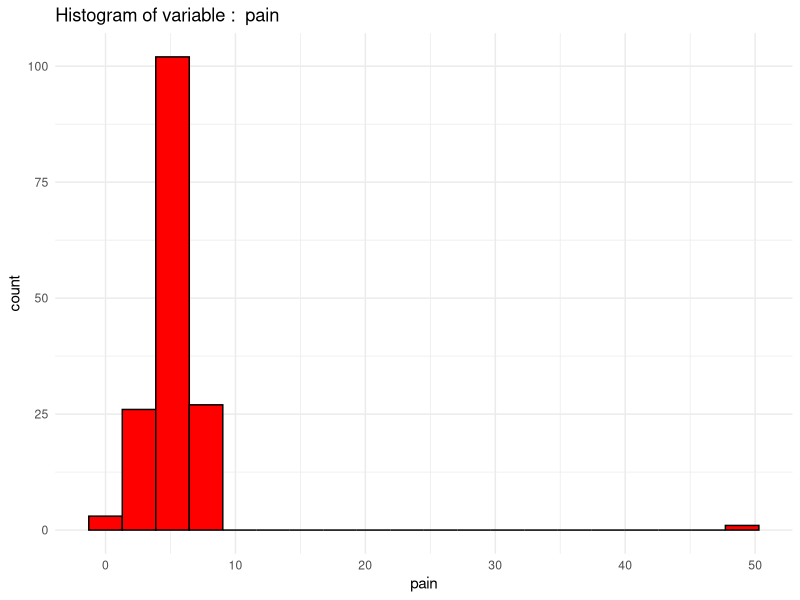
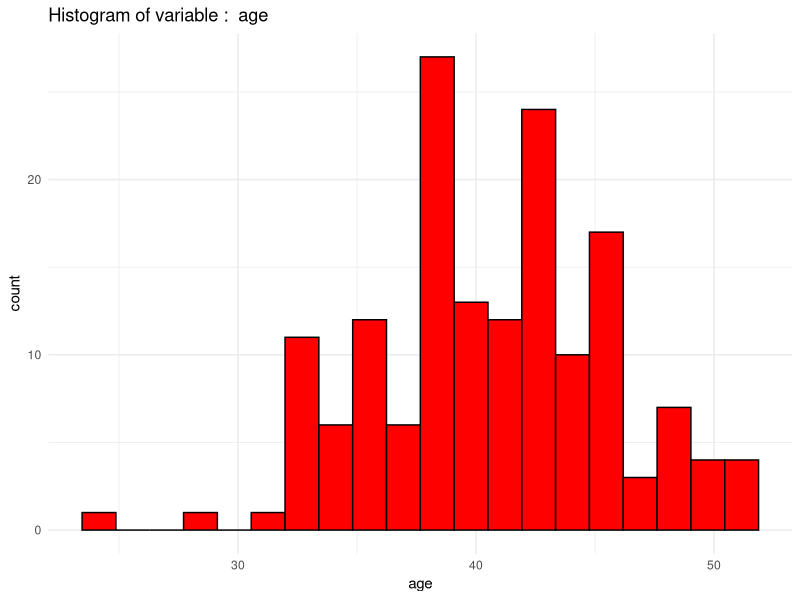
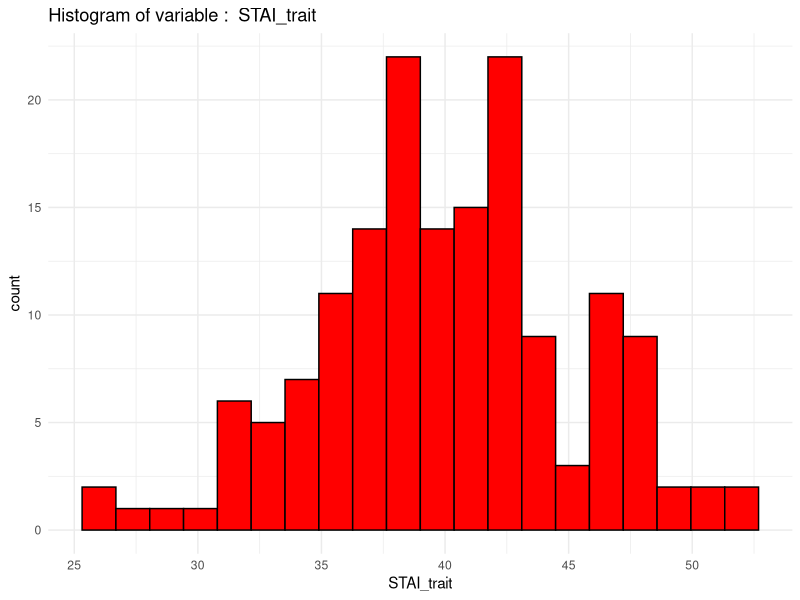
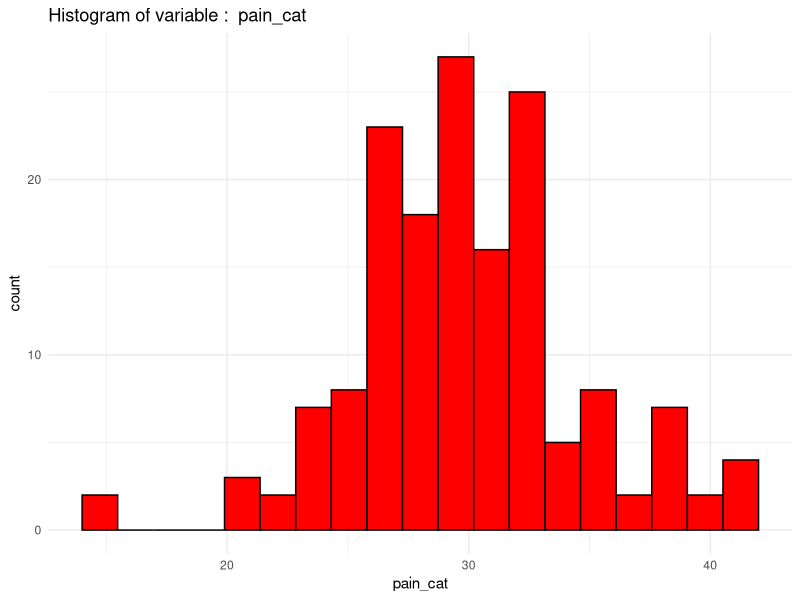
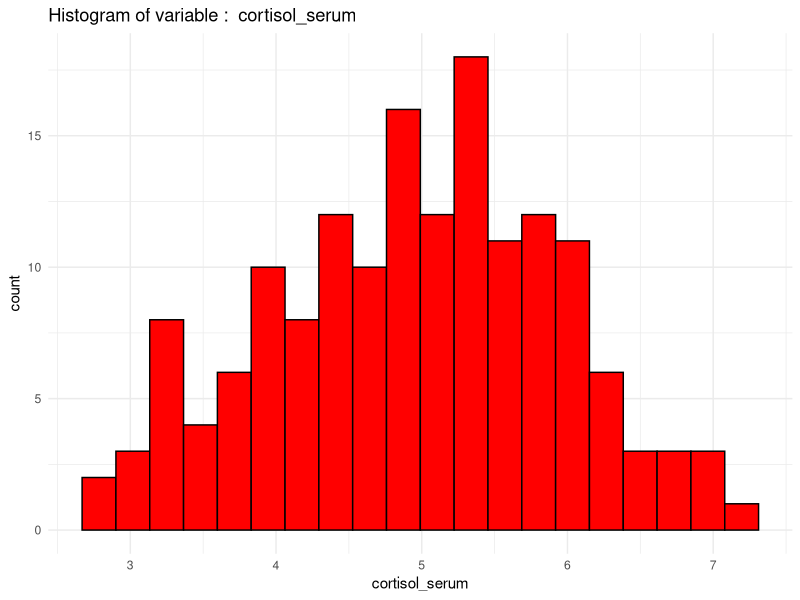
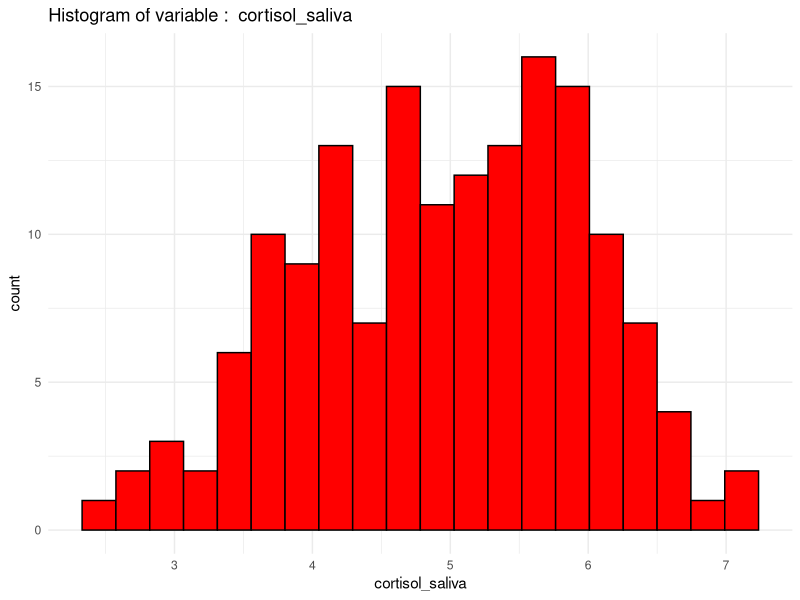
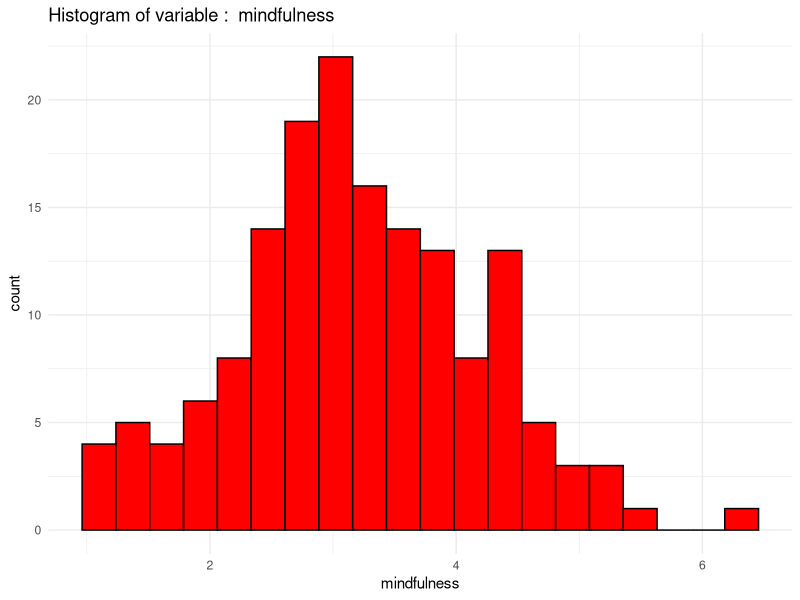
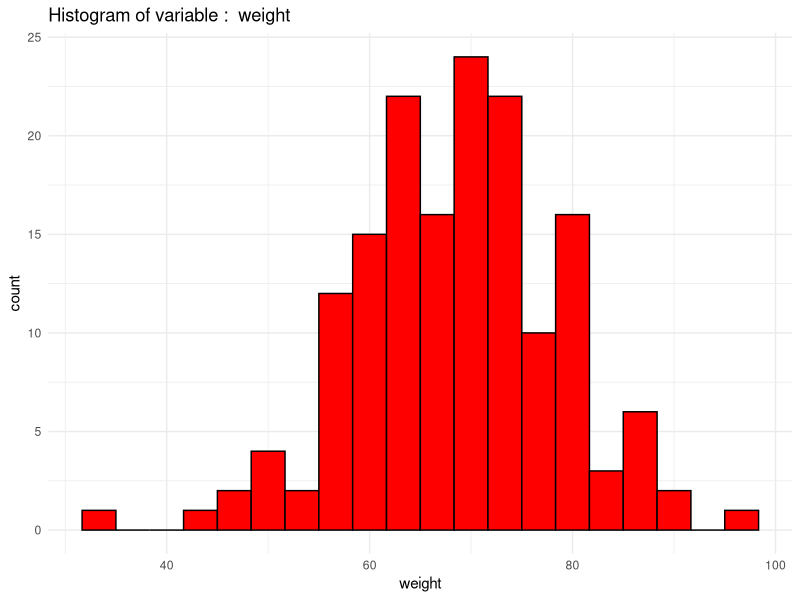

The R source for these figures, in order:
## ---- chunk 1
#data downloaded from database then saved as .csv file

#defining directory
working_directory <- 'C:/Users/Hegedüs Anna/Documents/Fall-2024'
setwd(working_directory)    #set working directory

#loading in data
data <- read.csv('assignment_3_dataset.csv',  header=T, sep=';', dec = ',')
## ---- chunk 2
library(ggplot2)
library(dplyr)
library(corrplot)




#inspections
str(data)  #numeric variables OK
dim(data)  #160 sample OK
summary(data) #pain max is wrong, mindfullness max is wrong

#defining age as a binary variable is advicable
#checking the two genders:
two_gend <- unique(data$sex)
print(two_gend)

#there is a woman - two choice, omitting or rewriting, i chose the 1st one (cannot be trusted)
data <- data[data$sex%in%c('female', 'male'), ]
data$gender_binary <- ifelse(data$sex == 'male', 1, 0) #male == 1, female == 0, assumption : if model coeff not 0 there is a difference between genders



#cheking for missing values
missing_summary <- colSums(is.na(data))
print(missing_summary) #Good



#visualizing numeric variables as histograms
numeric_vars <- data %>%
  select_if(is.numeric)

for (col in colnames(numeric_vars)) {
  print(col)
  print(ggplot(numeric_vars, aes_string(x = col)) +
    geom_histogram(bins = 20, fill = 'red', color = 'black') +
    labs(title = paste('Histogram of variable : ', col)) +
    theme_minimal()
  )
}
#notes on distributions
#pain does have an outlier
#age margins are far from the middle point and not evenly distributed, so might be outliers
#pain_cat minimum also
#mindfulness one point is above 6, outlier
#the minimum weight can be an outlier

#Creating a correlation matrix and plotting
#this can be more interesting later with the given predictors, note that weight, IQ and houshold_income have low correlations
#gender_binary does have meaningfull correlations thus there is a difference between sex
cor_matrix <- cor(numeric_vars, use = 'complete.obs')
corrplot(cor_matrix, method = 'circle', type = 'lower', tl.cex = 0.8)


## ---- chunk 3

#repeating gender
data <- data[data$sex%in%c('female', 'male'), ]
data$gender_binary <- ifelse(data$sex == 'male', 1, 0) #male == 1, female == 0, asumption : if model coeff not 0

#cutting the pain and mindfulness outlier
data <- data[data$pain < 10, ]
data <- data[data$mindfulness < 6, ]

## ---- chunk 4

#using lm function, and the given predictors
complex_model <- lm(pain ~ age + gender_binary + STAI_trait + pain_cat + mindfulness + cortisol_serum + cortisol_saliva, data = data)

#summary
summary(complex_model)

## ---- chunk 5
#using the advised Cooks distance
cooksd <- cooks.distance(complex_model)

#visualization
plot(cooksd, type = 'h', main = 'Outlier detection', ylab = 'Cooks Distance')
abline(h = 4 / length(data$pain), col = 'red', lty = 2)  # Cutoff line

#influential points (points above dashed line)
influential_points <- which(cooksd > (4 / length(data$pain)))

#defining leverage and visualizing
leverage <- hatvalues(complex_model)
plot(leverage, main = 'Leverage Values', ylab = 'Leverage')
abline(h = 2 * (ncol(model.matrix(complex_model)) / nrow(data)), col = 'blue', lty = 2)  # Cutoff


#check for outliers
# standardization and visualization
std_res <- rstandard(complex_model)
plot(std_res, main = 'Standardized Residuals', ylab = 'Standardized Residuals', ylim = c(-4, 4))
abline(h = c(-3, 3), col = 'green', lty = 2)  # typical outlier range

#no outliers now

#influential points and leverage might be dropped later
#no need of trimming after seeing the result

## ---- chunk 6
#defining the residuals
residuals <- residuals(complex_model)

#plotting (Q - Q plot)
qqnorm(residuals)
qqline(residuals, col = 'red')
#looks fine
## ---- chunk 7
#Doing a scatter plot for the linearity assumption
#This plot needs to show linear or random patterns and no curves
plot(fitted(complex_model), residuals, 
     main = 'scatterplot', 
     xlab = 'fit', 
     ylab = 'residual')

abline(h = 0, col = 'red')

#good for now, but could also use crPlots from car package

## ---- chunk 8
#the plot above can be used, if funnel shape is formed that would indicate a problem, but this does not happen
#cheking with Breusch-Pagan test as well (wiki : is used to test for heteroskedasticity in a linear regression model.)
#wiki : In R, this test is performed by the function ncvTest available in the car package
#interpretation : p < alpha, then heteroscedasticity can occur

#load package
library(car)

#do the test
ncvTest(complex_model)

#p value is bigger than alpha (0.05 chosen)
## ---- chunk 9
#calcilationg variance inflation factor for each predictor (using car)
#interpretation as understood : vif < 3 low multicollinearity; vif > 5 high multicollinearity

vif_values <- vif(complex_model)
vif_values

#cortisol levels have high vif values --> might be because high correlation level
cortisol_corr <- cor.test(data$cortisol_saliva, data$cortisol_serum)
cortisol_corr

#I would just drop one of them...
## ---- chunk 10
#dropping cortisol_salive
#using lm function, and the given predictors
complex_model2 <- lm(pain ~ age + gender_binary + STAI_trait + pain_cat + mindfulness + cortisol_serum, data = data)

#summary
summary(complex_model2)
## ---- chunk 11
#copy pasting

#using the advised Cooks distance
cooksd <- cooks.distance(complex_model2)

#visualization
plot(cooksd, type = 'h', main = 'Outlier detection', ylab = 'Cooks Distance')
abline(h = 4 / length(data$pain), col = 'red', lty = 2)  
#influential points (points above dashed line)
influential_points <- which(cooksd > (4 / length(data$pain)))

#defining leverage and visualizing
leverage <- hatvalues(complex_model2)
plot(leverage, main = 'Leverage Values', ylab = 'Leverage')
abline(h = 2 * (ncol(model.matrix(complex_model)) / nrow(data)), col = 'blue', lty = 2)  # Cutoff


#check for outliers
# standardization and visualization
std_res <- rstandard(complex_model2)
plot(std_res, main = 'Standardized Residuals', ylab = 'Standardized Residuals', ylim = c(-4, 4))
abline(h = c(-3, 3), col = 'green', lty = 2)  # typical outlier range

#no outliers either in this updated model now
#influential points and leverage might be dropped later
## ---- chunk 12
#copy pasting
#defining the residuals

residuals <- residuals(complex_model2)

#plotting (Q - Q plot)
qqnorm(residuals)
qqline(residuals, col = 'red')
#looks fine as well
## ---- chunk 13
#checking in another way
#good for now, but could also use crPlots from car package

crPlots(complex_model2)

#interpretation
#only linear trends should appear (dashed and full line on each other)
#kinda good, maybe age shows some deviance, but it is not much
## ---- chunk 14
#do the test
ncvTest(complex_model2)

#p value is bigger than alpha (0.05 chosen)
## ---- chunk 15
vif_values <- vif(complex_model2)
vif_values

#nice and clean
## ---- chunk 16
simple_model <- lm(pain ~ age + gender_binary , data = data)

#summary
summary(simple_model)


#doing the reports
# Report the results of the simpler model and the more complex model. For both models you should report the model test statistics (adj.R2, F, df, and p value). Also, report the statistics describing the coefficients of the predictors in a table format (unstandardized regression coefficients and 95% confidence intervals, standardized regression coefficients (B and Beta values), and p values).


#For both models you should report the model test statistics (adj.R2, F, df, and p value)
#adjusted R^2
adj_r2_simple <- summary(simple_model)$adj.r.squared
#adj_r2_complex <- summary(complex_model2)$adj.r.squared

# F stats
f_stat_simple <- summary(simple_model)$fstatistic
#f_stat_complex <- summary(complex_model2)$fstatistic

# degrees of freedom from the F stats
fvalue_simple <- f_stat_simple[1]
df1_simple <- f_stat_simple[2]
df2_simple <- f_stat_simple[3]

# fvalue_complex <- f_stat_complex[1]
# df1_complex <- f_stat_complex[2]
# df2_complex <- f_stat_complex[3]

#p values
p_value_simple <- pf(fvalue_simple, df1_simple, df2_simple, lower.tail = FALSE)
#p_value_complex <- pf(fvalue_complex, df1_complex, df2_complex, lower.tail = FALSE)

#printing
cat('Simple Model:\n')
cat('Adjusted R^2:', adj_r2_simple, '\n') #no need of further analysis, terrible value, no correlation
cat('F-statistic:', f_stat_simple, '\n')
cat('Degrees of Freedom:', df1_simple, 'and', df2_simple, '\n')
cat('p-value:', p_value_simple, '\n\n')
#although p value and f value suggest that the model is predictive I would not use it, because of the low r^2 value

# cat('Complex Model:\n')
# cat('Adjusted R^2:', adj_r2_complex, '\n'). #acceptable for psychologial data
# cat('F-statistic:', f_stat_complex, '\n'). #high f value is good
# cat('Degrees of Freedom:', df1_complex, 'and', df2_complex, '\n') #6 predictors (correct) with 157 observations
# cat('p-value:', p_value_complex, '\n'). #the predictive value is significant

#just noticed complex should be in different section, so commenting

#Also, report the statistics describing the coefficients of the predictors in a table format (unstandardized regression coefficients and 95% confidence intervals, standardized regression coefficients (B and Beta values), and p values).

# extract coefficients
unstd_coef <- coef(summary(simple_model))

#define confidence intervals (95%)
conf_int <- confint(simple_model, level = 0.95)

# stardardize the predictors and recompute the model for standardized coefficients
scaled_data <- data
scaled_data$age <- scale(scaled_data$age)
scaled_data$gender_binary <- scale(scaled_data$gender_binary) #do not know if this is meaningful
std_simple_model <- lm(pain ~ age + gender_binary, data = scaled_data)  
std_coef <- coef(std_simple_model) 


# create final table
coef_table <- data.frame(
  Predictor = rownames(unstd_coef),
  `B (Unstandardized)` = unstd_coef[, 'Estimate'],
  `Beta (Standardized)` = c(NA, std_coef[-1]),
  `95% CI (Lower)` = conf_int[, 1],
  `95% CI (Upper)` = conf_int[, 2],
  `p-value` = unstd_coef[, 'Pr(>|t|)']
)

# Print the table
print(coef_table, row.names = FALSE)
## ---- chunk 17
complex_model2 <- lm(pain ~ age + gender_binary + STAI_trait + pain_cat + mindfulness + cortisol_serum, data = data)

#summary
summary(complex_model2)

#doing the reports
# Report the results of the simpler model and the more complex model. For both models you should report the model test statistics (adj.R2, F, df, and p value). Also, report the statistics describing the coefficients of the predictors in a table format (unstandardized regression coefficients and 95% confidence intervals, standardized regression coefficients (B and Beta values), and p values).


#For both models you should report the model test statistics (adj.R2, F, df, and p value)
#adjusted R^2
adj_r2_complex <- summary(complex_model2)$adj.r.squared

# F stats
f_stat_complex <- summary(complex_model2)$fstatistic

# degrees of freedom from the F stats
fvalue_complex <- f_stat_complex[1]
df1_complex <- f_stat_complex[2]
df2_complex <- f_stat_complex[3]

#p values
p_value_complex <- pf(fvalue_complex, df1_complex, df2_complex, lower.tail = FALSE)

#printing
cat('Complex Model:\n')
cat('Adjusted R^2:', adj_r2_complex, '\n') #acceptable for psychologial data
cat('F-statistic:', f_stat_complex, '\n') #high f value is good
cat('Degrees of Freedom:', df1_complex, 'and', df2_complex, '\n') #6 predictors (correct) with 157 observations
cat('p-value:', p_value_complex, '\n') #the predictive value is significant


#Also, report the statistics describing the coefficients of the predictors in a table format (unstandardized regression coefficients and 95% confidence intervals, standardized regression coefficients (B and Beta values), and p values).

# extract coefficients
unstd_coef <- coef(summary(complex_model2))

#define confidence intervals (95%)
conf_int <- confint(complex_model2, level = 0.95)

# stardardize the predictors and recompute the model for standardized coefficients
scaled_data <- data
scaled_data$age <- scale(scaled_data$age)
scaled_data$gender_binary <- scale(scaled_data$gender_binary) #do not know if this is meaningful
scaled_data$STAI_trait <- scale(scaled_data$STAI_trait)
scaled_data$mindfulness <- scale(scaled_data$mindfulness)
scaled_data$cortisol_serum <- scale(scaled_data$cortisol_serum)

std_complex_model2 <- lm(pain ~ age + gender_binary + STAI_trait + pain_cat + mindfulness + cortisol_serum, data = scaled_data)
std_coef <- coef(std_complex_model2) 


# create final table
coef_table <- data.frame(
  Predictor = rownames(unstd_coef),
  `B (Unstandardized)` = unstd_coef[, 'Estimate'],
  `Beta (Standardized)` = c(NA, std_coef[-1]),
  `95% CI (Lower)` = conf_int[, 1],
  `95% CI (Upper)` = conf_int[, 2],
  `p-value` = unstd_coef[, 'Pr(>|t|)']
)

# Print the table
print(coef_table, row.names = FALSE)

# Write up the regression equation of the more complex model in the form of 𝑌 = 𝑏0 + 𝑏1 ∗ X1 + 𝑏2 ∗ X2 +…+ bn * Xn, in which you use the actual regression coefficients of your models. (b0 stands for the intercept and b1, b2 … bn stand for the model coefficients for each of the predictors, and X1, X2, … Xn denote the predictors).

#coefficients to be used
coefficients <- coef(complex_model2)

# character format
intercept <- coefficients[1]
terms <- paste0(coefficients[-1], ' * ', names(coefficients[-1]))
regression_equation <- paste('Y =', intercept, '+', paste(terms, collapse = ' + '))

# printing
print(regression_equation)
## ---- chunk 18
# Compare the two models in terms of how much variance they explain of pain’s variability in the sample. Report Akaike information criterion (AIC) for both models and the F test statistic and p value of the likelihood ratio test comparing the two models.

#r^2
cat('Adjusted R^2 for Simple Model:', adj_r2_simple, '\n') #no need of further analysis, terrible value, no correlation
cat('Adjusted R^2 for Complex Model:', adj_r2_complex, '\n') #good for psychological data
print('Comparing the two models (simple and complex), we can see that the simple model is almost unable to explain anything of the variance of the pains variability, thus I would strongly recommend dropping. Meanwhile the ability of the complex model is better, and for a psychological or biological sample is acceptable, the model is hardly perfect or monetizable' )

#aic
aic_simple <- AIC(simple_model)
aic_complex <- AIC(complex_model2)
cat('AIC for Simple Model:', aic_simple, '\n')
cat('AIC for Complex Model:', aic_complex, '\n')
print('Observing the AIC of the models we can see that the complex model has the lower value, thus that one is prefered according to the the r^2 comparison result as well.' )


#fstat and p value
cat('F-statistic for Simple Model:', f_stat_simple, '\n')
cat('p-value for Simple Model:', p_value_simple, '\n\n')

cat('F-statistic for Complex Model:', f_stat_complex, '\n')
cat('p-value for Complex Model:', p_value_complex, '\n\n')

print('F-statistics show us whether one predictor of the model is significantly related to the outcome variable. In both cases we see that there is relation between the variables, the more complex model does better in this case as well, the higher the better value is. The p value indicates whether the model has predictive power or not, the lower the better. In both cases we can conclude that the models are truly predictive on the other hand every evidence srongly support the idea of utilizing the more complex model in further usage')



# Finished
